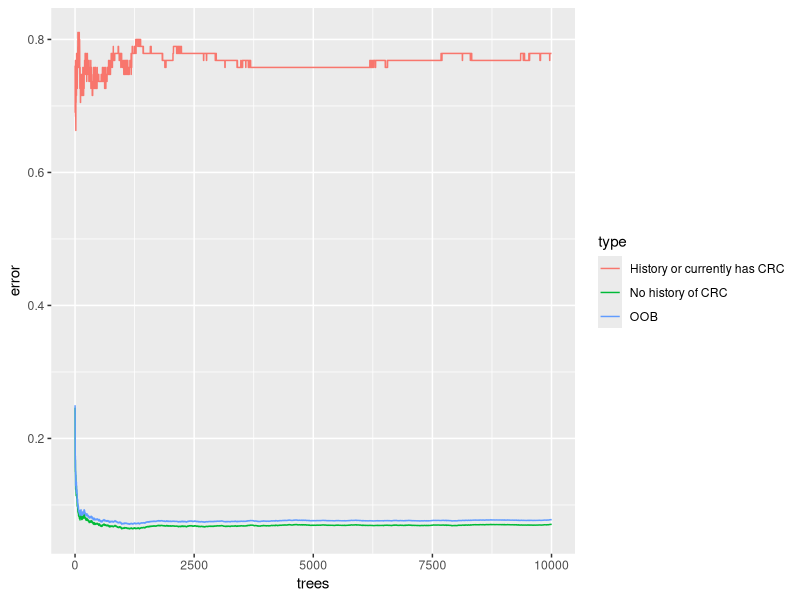
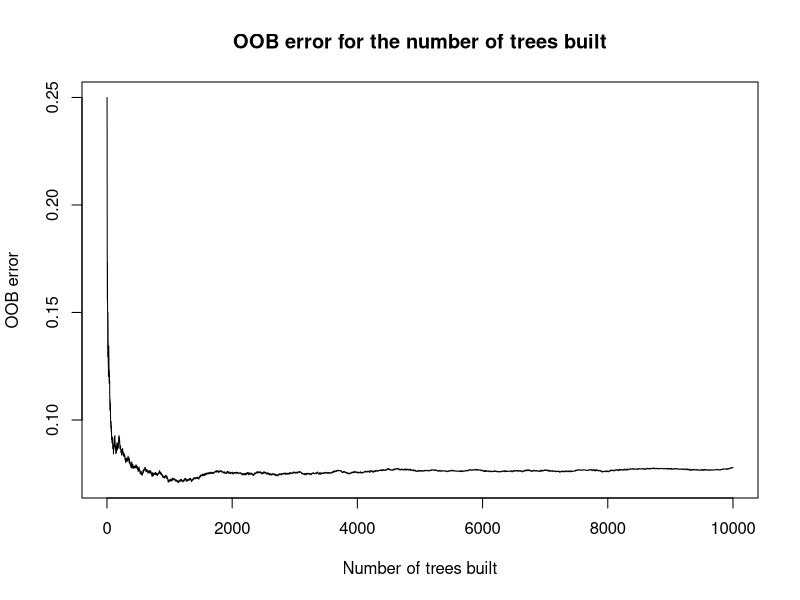
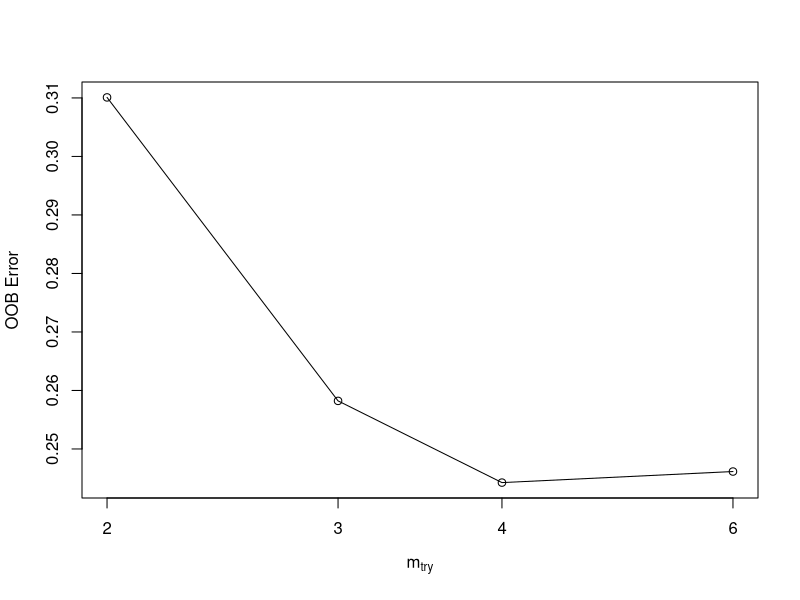
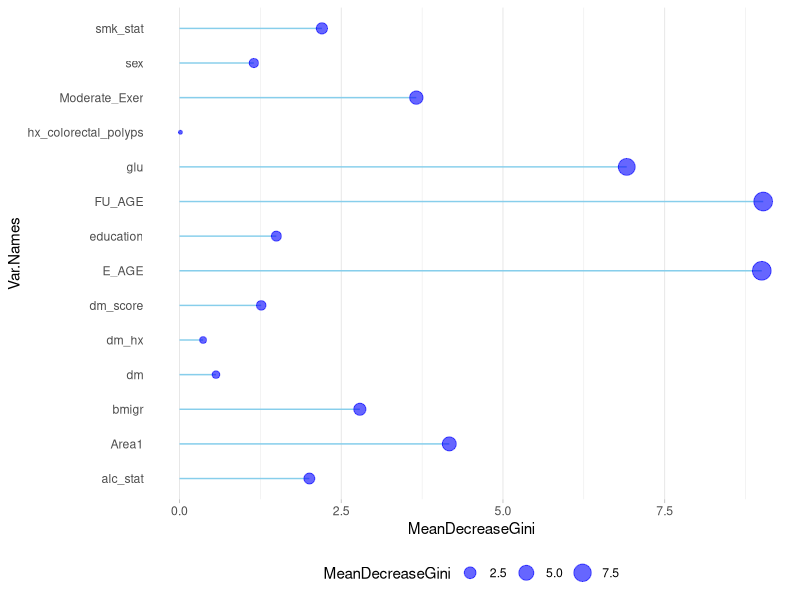

The R source for these figures, in order:
library(dplyr)
library(randomForest)
library(caret)
library(ggplot2)
library(tidyr)

### Setting up data ------------------------------------------------------------

data = read.csv("datasets/KMCC DM CRC.csv")

# set factor variables
var_ind = c(2,5,6,8,9,10,11,12,13,14,15,16)
for(i in 1:length(var_ind)){
  data[,var_ind[i]] = as.factor(data[,var_ind[i]])
}

new_data = data
miss_var_ind = c(11,12,14,15,16)
# if certain column values = 6 or 9, then replace the value with an NA
new_data[, miss_var_ind][new_data[,miss_var_ind] == 6 | new_data[,miss_var_ind] == 9] = NA

# remove observations with missing values
me_miss_ind = which(is.na(new_data$Moderate_Exer))
hx_miss_ind = which(is.na(new_data$hx_colorectal_polyps))
ed_miss_ind = which(is.na(new_data$education))
alc_miss_ind = which(is.na(new_data$alc_stat))
smk_miss_ind = which(is.na(new_data$smk_stat))
all_miss_ind = unique(c(me_miss_ind, hx_miss_ind, 
                        ed_miss_ind, alc_miss_ind, smk_miss_ind))
all_missing_data = new_data[all_miss_ind,]

# finalized dataset we are working with for modeling
remain_data = (new_data[-all_miss_ind,])[,-1]
remain0_data = remain_data %>% filter(CRC == 0)
remain1_data = remain_data %>% filter(CRC == 1)

### RANDOM FOREST MODELING with training data ----------------------------------

## 1. set seed
set.seed(692)

## 2. partition data for training and testing
train0_index = createDataPartition(remain0_data$CRC, p = .8, list = FALSE) %>% 
  as.vector(.)
train1_index = createDataPartition(remain1_data$CRC, p = 0.67, list = FALSE) %>%
  as.vector(.)
train0 = remain0_data[train0_index,]
train1 = remain1_data[train1_index,]
test0 = remain0_data[-train0_index,]
test1 = remain1_data[-train1_index,]
train_data = rbind(train0, train1)
test_data = rbind(test0, test1)

## 3. run model
rf = randomForest(CRC ~ ., data = train_data, ntree = 10000, 
                  sampsize = c('0' = 60, '1' = 40))
print(rf)


### TUNING RANDOM FOREST -------------------------------------------------------

## 1. tune number of trees built aka ntree

# plot with all 3 types of errors
oob_data = data.frame(
  trees = rep(1:nrow(rf$err.rate), 3), 
  type = rep(c("OOB","No history of CRC","History or currently has CRC"), 
             each = nrow(rf$err.rate)),
  error = c(rf$err.rate[,"OOB"], rf$err.rate[,"0"], 
            rf$err.rate[,"1"]))
ggplot(data = oob_data, aes(x = trees, y= error)) + 
  geom_line(aes(color = type))

# plot with only OOB
plot((oob_data %>% filter(type == "OOB"))$trees,
     (oob_data %>% filter(type == "OOB"))$error, type = "l", 
     xlab = "Number of trees built",
     ylab = "OOB error",
     main = "OOB error for the number of trees built")
#abline(v = 1400,col = rgb(0.49, 0.81, 0.54))


## 2. tune number of variables selected at each split aka mtry
tuneRF(train_data[,-1], train_data$CRC, nTreeTry = 1400, 
       stepFactor=1.5,improve=0.01, trace=TRUE, plot=TRUE,
       sampsize = c('0' = 40, '1' = 40))


### RERUN RANDOM FOREST USING TUNED PARAMETERS ---------------------------------

rf_final = randomForest(CRC ~ ., data = train_data, ntree = 10000, 
                        sampsize = c('0' = 40, '1' = 40))



# visualizing variable importance
# Get variable importance from the initial model fit using training data
imp_data = as.data.frame(importance(rf))
imp_data$Var.Names = row.names(imp_data)

# the higher the mean decrease gini = the higher the variable importance
ggplot(imp_data, aes(x=Var.Names, y=MeanDecreaseGini)) +
  geom_segment( aes(x=Var.Names, xend=Var.Names, y=0, yend=MeanDecreaseGini), color="skyblue") +
  geom_point(aes(size = MeanDecreaseGini), color="blue", alpha=0.6) +
  theme_light() +
  coord_flip() +
  theme(
    legend.position="bottom",
    panel.grid.major.y = element_blank(),
    panel.border = element_blank(),
    axis.ticks.y = element_blank()
  )


### USING RANDOM FOREST MODELING ON TESTING DATA -------------------------------

rf_pred = predict(rf, test_data)
confusionMatrix(rf_pred, test_data$CRC)
